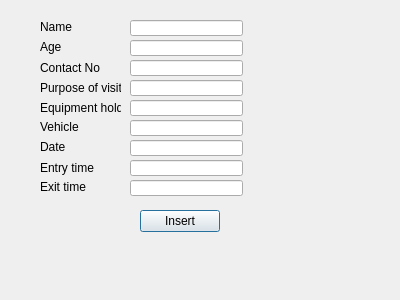
<?xml version="1.0" encoding="UTF-8"?>
<ui version="4.0">
 <class>visitorins</class>
 <widget class="QDialog" name="visitorins">
  <property name="geometry">
   <rect>
    <x>0</x>
    <y>0</y>
    <width>400</width>
    <height>300</height>
   </rect>
  </property>
  <property name="windowTitle">
   <string>Dialog</string>
  </property>
  <widget class="QLabel" name="label">
   <property name="geometry">
    <rect>
     <x>40</x>
     <y>20</y>
     <width>47</width>
     <height>14</height>
    </rect>
   </property>
   <property name="text">
    <string>Name</string>
   </property>
  </widget>
  <widget class="QLabel" name="label_2">
   <property name="geometry">
    <rect>
     <x>40</x>
     <y>40</y>
     <width>47</width>
     <height>14</height>
    </rect>
   </property>
   <property name="text">
    <string>Age</string>
   </property>
  </widget>
  <widget class="QLabel" name="label_3">
   <property name="geometry">
    <rect>
     <x>40</x>
     <y>60</y>
     <width>61</width>
     <height>16</height>
    </rect>
   </property>
   <property name="text">
    <string>Contact No</string>
   </property>
  </widget>
  <widget class="QLabel" name="label_4">
   <property name="geometry">
    <rect>
     <x>40</x>
     <y>80</y>
     <width>81</width>
     <height>16</height>
    </rect>
   </property>
   <property name="text">
    <string>Purpose of visit</string>
   </property>
  </widget>
  <widget class="QLabel" name="label_5">
   <property name="geometry">
    <rect>
     <x>40</x>
     <y>100</y>
     <width>81</width>
     <height>16</height>
    </rect>
   </property>
   <property name="text">
    <string>Equipment hold</string>
   </property>
  </widget>
  <widget class="QLabel" name="label_6">
   <property name="geometry">
    <rect>
     <x>40</x>
     <y>120</y>
     <width>47</width>
     <height>14</height>
    </rect>
   </property>
   <property name="text">
    <string>Vehicle</string>
   </property>
  </widget>
  <widget class="QLabel" name="label_7">
   <property name="geometry">
    <rect>
     <x>40</x>
     <y>140</y>
     <width>47</width>
     <height>14</height>
    </rect>
   </property>
   <property name="text">
    <string>Date</string>
   </property>
  </widget>
  <widget class="QLabel" name="label_8">
   <property name="geometry">
    <rect>
     <x>40</x>
     <y>160</y>
     <width>61</width>
     <height>16</height>
    </rect>
   </property>
   <property name="text">
    <string>Entry time</string>
   </property>
  </widget>
  <widget class="QLabel" name="label_9">
   <property name="geometry">
    <rect>
     <x>40</x>
     <y>180</y>
     <width>47</width>
     <height>14</height>
    </rect>
   </property>
   <property name="text">
    <string>Exit time</string>
   </property>
  </widget>
  <widget class="QLineEdit" name="get_name">
   <property name="geometry">
    <rect>
     <x>130</x>
     <y>20</y>
     <width>113</width>
     <height>16</height>
    </rect>
   </property>
  </widget>
  <widget class="QLineEdit" name="get_age">
   <property name="geometry">
    <rect>
     <x>130</x>
     <y>40</y>
     <width>113</width>
     <height>16</height>
    </rect>
   </property>
  </widget>
  <widget class="QLineEdit" name="get_contact">
   <property name="geometry">
    <rect>
     <x>130</x>
     <y>60</y>
     <width>113</width>
     <height>16</height>
    </rect>
   </property>
  </widget>
  <widget class="QLineEdit" name="get_purpose">
   <property name="geometry">
    <rect>
     <x>130</x>
     <y>80</y>
     <width>113</width>
     <height>16</height>
    </rect>
   </property>
  </widget>
  <widget class="QLineEdit" name="get_equipment">
   <property name="geometry">
    <rect>
     <x>130</x>
     <y>100</y>
     <width>113</width>
     <height>16</height>
    </rect>
   </property>
  </widget>
  <widget class="QLineEdit" name="get_vehicle">
   <property name="geometry">
    <rect>
     <x>130</x>
     <y>120</y>
     <width>113</width>
     <height>16</height>
    </rect>
   </property>
  </widget>
  <widget class="QLineEdit" name="get_date">
   <property name="geometry">
    <rect>
     <x>130</x>
     <y>140</y>
     <width>113</width>
     <height>16</height>
    </rect>
   </property>
  </widget>
  <widget class="QLineEdit" name="get_entrytime">
   <property name="geometry">
    <rect>
     <x>130</x>
     <y>160</y>
     <width>113</width>
     <height>16</height>
    </rect>
   </property>
  </widget>
  <widget class="QLineEdit" name="get_exittime">
   <property name="geometry">
    <rect>
     <x>130</x>
     <y>180</y>
     <width>113</width>
     <height>16</height>
    </rect>
   </property>
  </widget>
  <widget class="QPushButton" name="pushButton">
   <property name="geometry">
    <rect>
     <x>140</x>
     <y>210</y>
     <width>80</width>
     <height>22</height>
    </rect>
   </property>
   <property name="text">
    <string>Insert</string>
   </property>
  </widget>
 </widget>
 <resources/>
 <connections/>
</ui>
